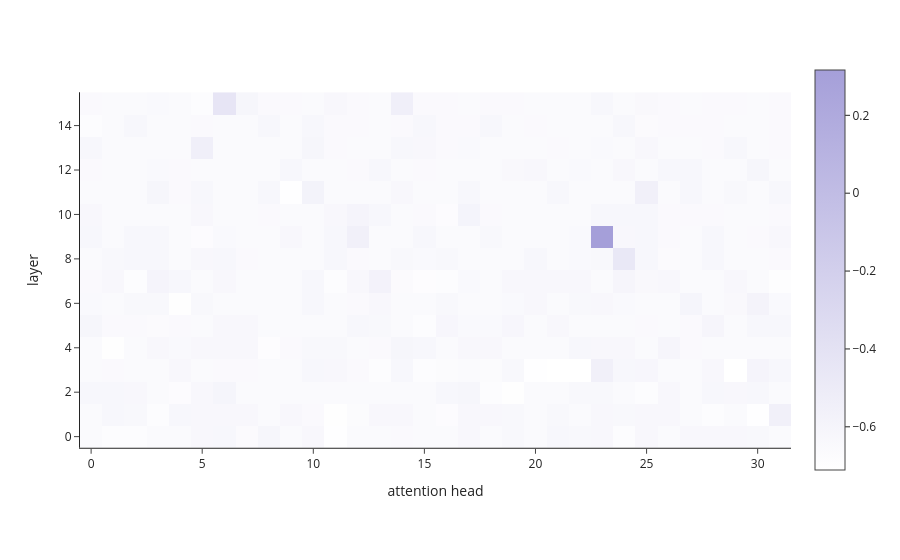

Notebook code cell kept with this figure:
### Code cell
# visualize our results!
import plotly.express as px

fig = px.imshow(
    causal_effects,
    x=list(range(model.config.num_attention_heads)),
    y=list(range(model.config.num_hidden_layers)),
    template='simple_white',
    color_continuous_scale=[[0, '#FFFFFF'], [1, "#A59FD9"]]
)

fig.update_layout(
    xaxis_title='attention head',
    yaxis_title='layer',
    yaxis=dict(autorange='min')
)

fig

### Figure 1 — Plotly figure (JSON) as saved in the notebook; plotly's stock layout.template omitted (floating-point values rounded to 4 significant figures; data arrays with more than 128 entries replaced by an {"elided": "..."} marker saying what was removed)
{"data": [{"coloraxis": "coloraxis", "hovertemplate": "x: %{x}<br>y: %{y}<br>color: %{z}<extra></extra>", "name": "0", "type": "heatmap", "x": [0, 1, 2, 3, 4, 5, 6, 7, 8, 9, 10, 11, 12, 13, 14, 15, 16, 17, 18, 19, 20, 21, 22, 23, 24, 25, 26, 27, 28, 29, 30, 31], "xaxis": "x", "y": [0, 1, 2, 3, 4, 5, 6, 7, 8, 9, 10, 11, 12, 13, 14, 15], "yaxis": "y", "z": {"elided": "16x32 float values"}}], "layout": {"coloraxis": {"autocolorscale": false, "colorscale": [[0, "#FFFFFF"], [1, "#A59FD9"]]}, "margin": {"t": 60}, "xaxis": {"anchor": "y", "constrain": "domain", "domain": [0.0, 1.0], "scaleanchor": "y", "title": {"text": "attention head"}}, "yaxis": {"anchor": "x", "autorange": "min", "constrain": "domain", "domain": [0.0, 1.0], "title": {"text": "layer"}}}}
